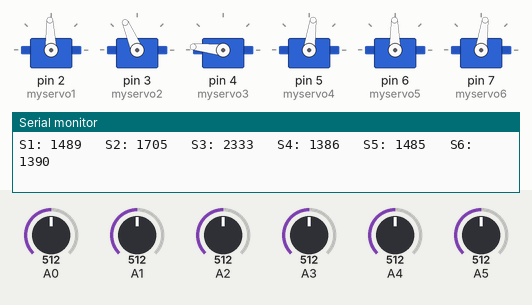
A sketch run on a simulated Arduino Uno, built with avr-gcc and run on an emulated ATmega328P. On the bench: 6 × servo, the last lines printed to the serial monitor. Inputs (shaded band) come from the test bench; at power-on: A3 = 512, A4 = 512, A0 = 512, A1 = 512, A2 = 512, A5 = 512.

Above: at 1.2 s.
1.3 s: A3 set to 381
At 2.5 s:
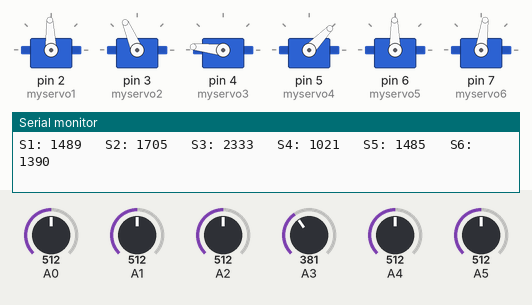
2.8 s: A3 set to 366
At 4.0 s:
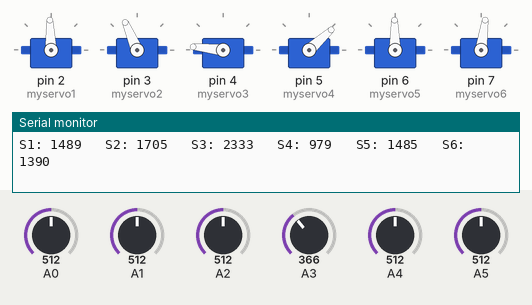
5.8 s: A4 set to 252
At 6.8 s:
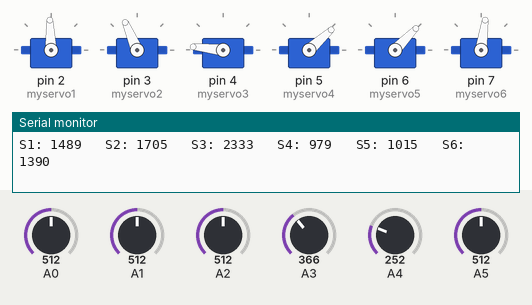
7.3 s: A4 set to 235
At 8.2 s:
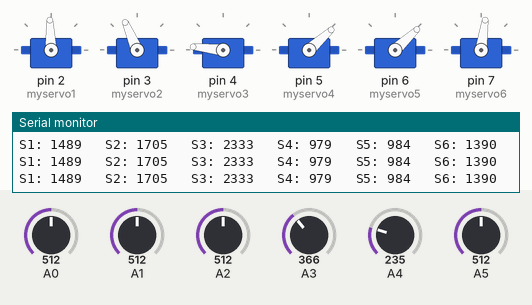
10.3 s: A0 set to 748
At 11.4 s:
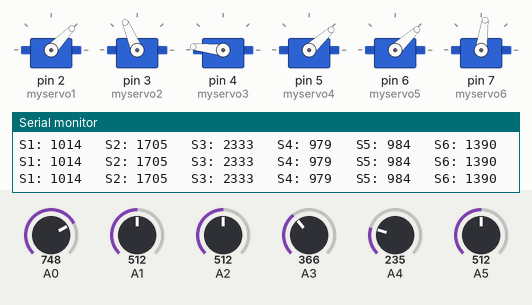
11.8 s: A0 set to 767
At 13.1 s:
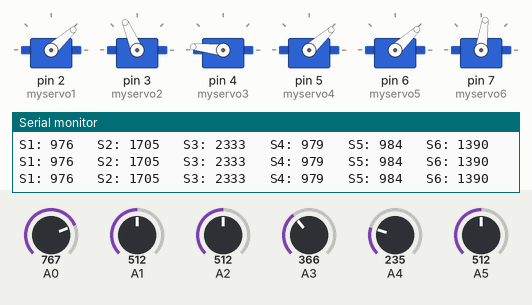
Timing chart, 0 to 14.8 s (numbered marks = the images above; inputs shaded):
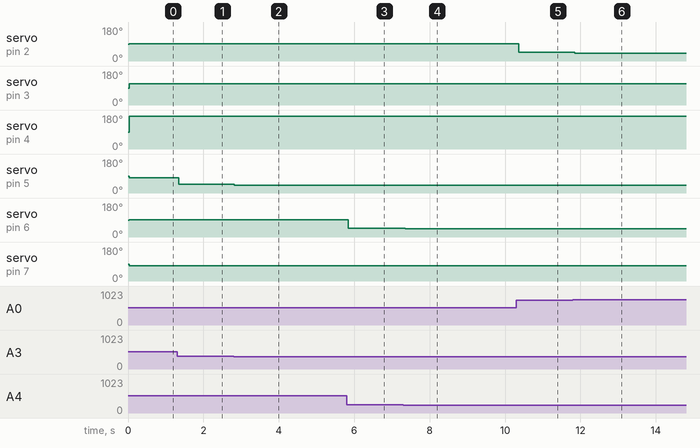

Measured:
- after the input at 1.3 s, servo on pin 5 (myservo4): 82° → 46° after 0.05 s
- after the input at 2.8 s, servo on pin 5 (myservo4): 46° → 42° at once
- after the input at 5.8 s, servo on pin 6 (myservo5): 91° → 46° at once
- after the input at 7.3 s, servo on pin 6 (myservo5): 46° → 43° after 0.05 s
- after the input at 10.3 s, servo on pin 2 (myservo1): 92° → 46° after 0.06 s
- after the input at 11.8 s, servo on pin 2 (myservo1): 46° → 42° after 0.05 s

The sketch:

EduArm_High_Level_Programming.ino
```cpp
#include <Servo.h>

Servo myservo1;
Servo myservo2;
Servo myservo3;
Servo myservo4;
Servo myservo5;
Servo myservo6;

int a0, a1, a2, a3, a4, a5;
int tmp;

void setup() {
  Serial.begin(9600);
  myservo1.attach(2);
  myservo2.attach(3);
  myservo3.attach(4);
  myservo4.attach(5);
  myservo5.attach(6);
  myservo6.attach(7);
}

void loop() {
  a0 = analogRead(A0);
  delay(5);
  a1 = analogRead(A1);
  if (a1 < 245) a1 = 245;
  if (a1 > 963) a1 = 963;
  delay(5);
  a2 = analogRead(A2);
  // if (a2 < 218) a2 = 218;
  if (a2 > 530) a2 = 530;
  delay(5);
  a3 = analogRead(A3);
  if (a3 < 187) a3 = 187;
  if (a3 > 904) a3 = 904;
  delay(5);
  a4 = analogRead(A4);
  delay(5);
  a5 = analogRead(A5);
  delay(5);

  tmp = map(a0, 0, 1023, 2520, 460);
  myservo1.writeMicroseconds(tmp);
  Serial.print(String("S1: ") + tmp + String(" \t"));

  tmp = map(a1, 245, 963, 2430, 480);
  myservo2.writeMicroseconds(tmp);
  Serial.print(String("S2: ") + tmp + String(" \t"));

  tmp = map(a2, 0, 530, 730, 2390);
  myservo3.writeMicroseconds(tmp);
  Serial.print(String("S3: ") + tmp + String(" \t"));

  tmp = map(a3, 187, 904, 480, 2480);
  myservo4.writeMicroseconds(tmp);
  Serial.print(String("S4: ") + tmp + String(" \t"));

  tmp = map(a4, 0, 1023, 560, 2410);
  myservo5.writeMicroseconds(tmp);
  Serial.print(String("S5: ") + tmp + String(" \t"));

  tmp = map(a5, 0, 1023, 1040, 1740);
  myservo6.writeMicroseconds(tmp);
  Serial.print(String("S6: ") + tmp + String("\n"));
}
```

EduArm_Bare_Metal_Programming.ino
```cpp
/*
* Project_VXL.c
*
* Created: 12/12/2024 10:37:46
* Author : Nguyen Hoai Nam
*/
#define F_CPU 16000000UL

#define MIN_S0 460
#define MAX_S0 2520
#define MIN_S1 480
#define MAX_S1 2430
#define MIN_S2 730
#define MAX_S2 2390
#define MIN_S3 480
#define MAX_S3 2480
#define MIN_S4 560
#define MAX_S4 2410
#define MIN_S5 1040
#define MAX_S5 1714

#define MIN_A0 0
#define MAX_A0 1023
#define MIN_A1 245
#define MAX_A1 963
#define MIN_A2 0
#define MAX_A2 530
#define MIN_A3 187
#define MAX_A3 904
#define MIN_A4 0
#define MAX_A4 1023
#define MIN_A5 0
#define MAX_A5 1023

#include <util/delay.h>
#include <avr/io.h>
#include <avr/interrupt.h>
#include <math.h>

enum State {
  S0_ON,
  S0_OFF,
  S1_ON,
  S1_OFF,
  S2_ON,
  S2_OFF,
  S3_ON,
  S3_OFF,
  S4_ON,
  S4_OFF,
  S5_ON,
  S5_OFF
};

volatile State state = S5_OFF;
uint16_t top0, top1, top2, top3, top4, top5;

ISR(TIMER1_COMPA_vect) {
  switch (state) {
    case S0_ON:
      {
        PORTD &= ~(1 << PORTD2);
        OCR1A = 6600 - top0;
        state = S0_OFF;
        break;
      }
    case S0_OFF:
      {
        PORTD |= 1 << PORTD3;
        OCR1A = top1;
        state = S1_ON;
        break;
      }
    case S1_ON:
      {
        PORTD &= ~(1 << PORTD3);
        OCR1A = 6600 - top1;
        state = S1_OFF;
        break;
      }
    case S1_OFF:
      {
        PORTD |= 1 << PORTD4;
        OCR1A = top2;
        state = S2_ON;
        break;
      }
    case S2_ON:
      {
        PORTD &= ~(1 << PORTD4);
        OCR1A = 6600 - top2;
        state = S2_OFF;
        break;
      }
    case S2_OFF:
      {
        PORTD |= 1 << PORTD5;
        OCR1A = top3;
        state = S3_ON;
        break;
      }
    case S3_ON:
      {
        PORTD &= ~(1 << PORTD5);
        OCR1A = 6600 - top3;
        state = S3_OFF;
        break;
      }
    case S3_OFF:
      {
        PORTD |= 1 << PORTD6;
        OCR1A = top4;
        state = S4_ON;
        break;
      }
    case S4_ON:
      {
        PORTD &= ~(1 << PORTD6);
        OCR1A = 6600 - top4;
        state = S4_OFF;
        break;
      }
    case S4_OFF:
      {
        PORTD |= 1 << PORTD7;
        OCR1A = top5;
        state = S5_ON;
        break;
      }
    case S5_ON:
      {
        PORTD &= ~(1 << PORTD7);
        OCR1A = 7000 - top5;
        state = S5_OFF;
        break;
      }
    case S5_OFF:
      {
        PORTD |= 1 << PORTD2;
        OCR1A = top0;
        state = S0_ON;
        break;
      }
    default:
      {
      }
  }
}

void init_adc() {
  //Select reference vontage: AVcc
  ADMUX |= 1 << REFS0;
  //Disable digital input on ADC5..0
  DIDR0 |= 0x3F;
  //Select prescaler = 128; 1 ADC cycle about 8 us
  ADCSRA |= (1 << ADPS0) | (1 << ADPS1) | (1 << ADPS2);
  //Enable ADC
  ADCSRA |= 1 << ADEN;
}

uint16_t read_adc(uint8_t channel) {
  uint16_t result = 0xFFFF;
  switch (channel) {
    case 0:
      {
        //Select channel
        ADMUX = 0x40;
        //Start conversion
        ADCSRA |= 1 << ADSC;
        //Waiting for conversion...
        while ((ADCSRA & (1 << ADIF)) == 0)
          ;
        //Read result
        result = ADCL + (ADCH << 8);
        //Clear flag bit (Note: write 1 to clear)
        ADCSRA |= 1 << ADIF;
        break;
      }
    case 1:
      {
        //Select channel
        ADMUX = 0x41;
        //Start conversion
        ADCSRA |= 1 << ADSC;
        //Waiting for conversion...
        while ((ADCSRA & (1 << ADIF)) == 0)
          ;
        result = ADCL + (ADCH << 8);
        //Clear flag bit (Note: write 1 to clear)
        ADCSRA |= 1 << ADIF;
        break;
      }
    case 2:
      {
        //Select channel
        ADMUX = 0x42;
        //Start conversion
        ADCSRA |= 1 << ADSC;
        //Waiting for conversion...
        while ((ADCSRA & (1 << ADIF)) == 0)
          ;
        result = ADCL + (ADCH << 8);
        //Clear flag bit (Note: write 1 to clear)
        ADCSRA |= 1 << ADIF;
        break;
      }
    case 3:
      {
        //Select channel
        ADMUX = 0x43;
        //Start conversion
        ADCSRA |= 1 << ADSC;
        //Waiting for conversion...
        while ((ADCSRA & (1 << ADIF)) == 0)
          ;
        result = ADCL + (ADCH << 8);
        //Clear flag bit (Note: write 1 to clear)
        ADCSRA |= 1 << ADIF;
        break;
      }
    case 4:
      {
        //Select channel
        ADMUX = 0x44;
        //Start conversion
        ADCSRA |= 1 << ADSC;
        //Waiting for conversion...
        while ((ADCSRA & (1 << ADIF)) == 0)
          ;
        result = ADCL + (ADCH << 8);
        //Clear flag bit (Note: write 1 to clear)
        ADCSRA |= 1 << ADIF;
        break;
      }
    case 5:
      {
        //Select channel
        ADMUX = 0x45;
        //Start conversion
        ADCSRA |= 1 << ADSC;
        //Waiting for conversion...
        while ((ADCSRA & (1 << ADIF)) == 0)
          ;
        result = ADCL + (ADCH << 8);
        //Clear flag bit (Note: write 1 to clear)
        ADCSRA |= 1 << ADIF;
        break;
      }
    default:;
  }
  return result;
}

long convert(long val, long in_min, long in_max, long out_min, long out_max) {
  if (val < in_min) return out_min;
  else {
    if (val > in_max) return out_max;
  }
  long out = out_min + (val - in_min) * (out_max - out_min) / (in_max - in_min);
  return out;
}


int main(void) {
  Serial.begin(9600);
  init_adc();
  //CTC (mode 4 with TOP define by OCR1A); Prescale: 8
  TCCR1B |= (1 << WGM12) | (1 << CS11);
  uint16_t a0 = read_adc(0);
  uint16_t a1 = read_adc(1);
  uint16_t a2 = read_adc(2);
  uint16_t a3 = read_adc(3);
  uint16_t a4 = read_adc(4);
  uint16_t a5 = read_adc(5);

  top0 = 2 * convert(a0, MIN_A0, MAX_A0, MAX_S0, MIN_S0);
  top1 = 2 * convert(a1, MIN_A1, MAX_A1, MAX_S1, MIN_S1);
  top2 = 2 * convert(a2, MIN_A2, MAX_A2, MIN_S2, MAX_S2);
  top3 = 2 * convert(a3, MIN_A3, MAX_A3, MIN_S3, MAX_S3);
  top4 = 2 * convert(a4, MIN_A4, MAX_A4, MIN_S4, MAX_S4);
  top5 = 2 * convert(a5, MIN_A5, MAX_A5, MIN_S5, MAX_S5);

  //Set pin 2 - pin 7 is output
  DDRD |= 0xFC;
  //Enable ISR OCR1A
  TIMSK1 |= 1 << OCIE1A;
  sei();

  while (1) {
    uint16_t a0 = read_adc(0);
    uint16_t a1 = read_adc(1);
    uint16_t a2 = read_adc(2);
    uint16_t a3 = read_adc(3);
    uint16_t a4 = read_adc(4);
    uint16_t a5 = read_adc(5);

    top0 = 2 * convert(a0, MIN_A0, MAX_A0, MAX_S0, MIN_S0);
    top1 = 2 * convert(a1, MIN_A1, MAX_A1, MAX_S1, MIN_S1);
    top2 = 2 * convert(a2, MIN_A2, MAX_A2, MIN_S2, MAX_S2);
    top3 = 2 * convert(a3, MIN_A3, MAX_A3, MIN_S3, MAX_S3);
    top4 = 2 * convert(a4, MIN_A4, MAX_A4, MIN_S4, MAX_S4);
    top5 = 2 * convert(a5, MIN_A5, MAX_A5, MIN_S5, MAX_S5);

    Serial.println("A0: " + String(top0) + "\tA1: " + String(a1) + "\tA2: " + String(a2) + "\tA3: " + String(a3) + "\tA4: " + String(a4) + "\tA5: " + String(a5));

    _delay_ms(10);
  }
}
```
